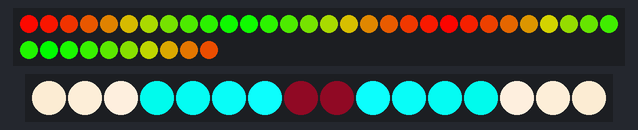
The sketch below on a simulated Arduino Uno, built with avr-gcc and run on an emulated ATmega328P. On the bench: 40 RGB LEDs in strip order, left to right, continuing on the next row, 16 RGB LEDs in strip order, left to right. Dim RGB values are drawn brighter than linear; the strip is taken to match the declared colour order.

Above: at 0.16 s.
At 5.09 s:
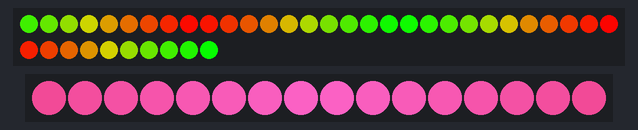
At 10.13 s:
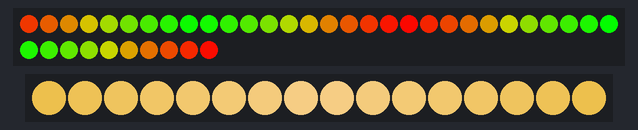
At 20.09 s:
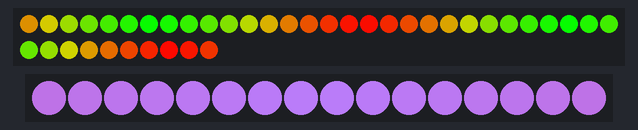
At 30.06 s:
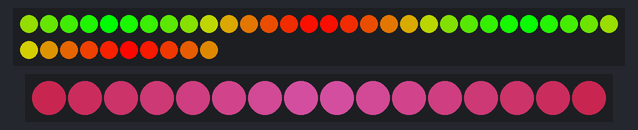
At 39.95 s:
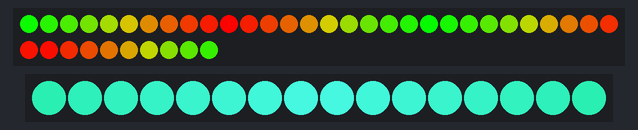

The sketch:

LedSkilt.ino
```cpp
#include <Adafruit_NeoPixel.h>
Adafruit_NeoPixel rim = Adafruit_NeoPixel(40, 19, NEO_RGB + NEO_KHZ800);
Adafruit_NeoPixel txt = Adafruit_NeoPixel(16, 18, NEO_RGB + NEO_KHZ800);

//Fargene til teksten
uint8_t redT = 255;
uint8_t bluT = 0;
uint8_t grnT = 0;

//Fargene til Kanten
int redR = 0;
int bluR = 0;
int grnR = 250;
int redStig;    //Stigning
int bluStig;
int grnStig;
static int redDir = 1;  //Retning
static int bluDir = 1;
static int grnDir = 1;

//PingPong grensene til Kanten
int redRL = 5;    //Nedre grense
int bluRL = 0;
int grnRL = 5;
int redRH = 250;  //Øvre grense
int bluRH = 0;
int grnRH = 250;

byte bands = 2;    //Antall bånd i rim-LEDene

byte rimLeds;
byte txtLeds;

void setup() {
  rim.begin();
  rim.show();

  txt.begin();
  txt.show();

  rimLeds = rim.numPixels();      //Antall leds langs kanten
  txtLeds = txt.numPixels();      //Antall leds i text-delen
  txtLeds = txtLeds / 2;

  //Kalkulerer stigning for å få angitt antall bånd
  redStig = abs((redRH - redRL) * 2 * bands / rimLeds);
  bluStig = abs((bluRH - bluRL) * 2 * bands / rimLeds);
  grnStig = abs((grnRH - grnRL) * 2 * bands / rimLeds);

  delay(100);
}

void loop() {

  //Sett leds i rim
  //Forskyver startfargene litt
  redR = PingPong(redR, &redDir, 1, redRL, redRH);
  //bluR = PingPong(bluR, &bluDir, 1, bluRL, bluRH);
  grnR = PingPong(grnR, &grnDir, 1, grnRL, grnRH);

  //Forskyver fargene mellom hver led
  for(int a = 0; a < rimLeds; a++){
    redR = PingPong(redR, &redDir, redStig, redRL, redRH);
    //bluR = PingPong(bluR, &bluDir, bluStig, bluRL, bluRH);
    grnR = PingPong(grnR, &grnDir, grnStig, grnRL, grnRH);
    rim.setPixelColor(a, grnR, redR, bluR);
  }
  rim.show();

  //Sett leds i text
  redT = redT + 1;
  bluT = bluT + 2;
  grnT = grnT + 8;    // + X bestemmer hastigheten til fargen

  for(int b = 0; b < txtLeds; b++){
    txt.setPixelColor(txtLeds-b-1, grnT - b*4, redT - b*4, bluT - b*8);
    txt.setPixelColor(txtLeds+b, grnT - b*4, redT - b*4, bluT - b*8);
  }
  txt.show();

  delay(50);
}

//Lar en verdi sprette mellom to grenser
int PingPong(int naaVerdi, int *dir, int magnitude, int low, int high){
  if(*dir < 0){
    if((naaVerdi - low) >  magnitude){
      return (naaVerdi + (*dir * magnitude));
    } else {
      *dir = -*dir;
      return (low + (*dir * magnitude) - naaVerdi);
    }
  } else if (*dir > 0){
    if(naaVerdi < (high - magnitude)){
      return naaVerdi + (*dir * magnitude);
    } else {
      *dir = -*dir;
      return (2*high + (*dir * magnitude) - naaVerdi);
    }
  }
  return naaVerdi;
}
```
